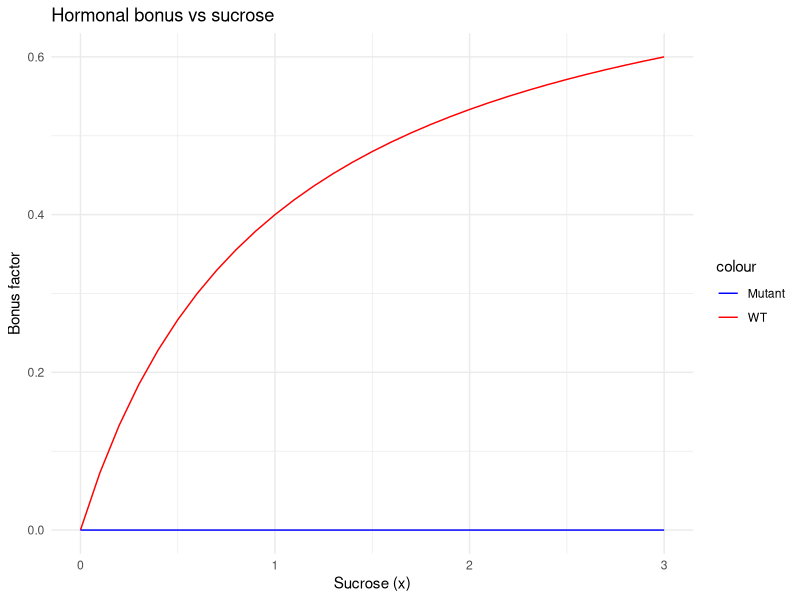
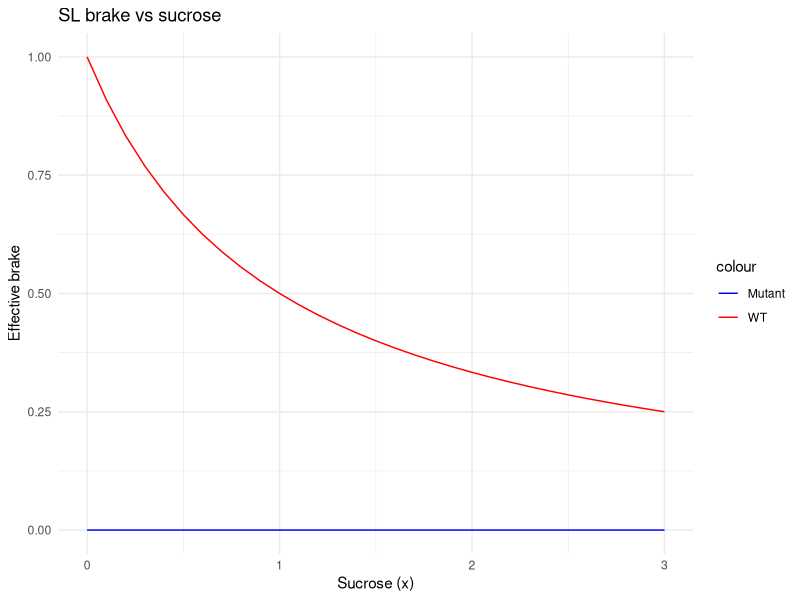

These charts were generated, in order, by the following R code:
## ---- chunk 1
#| label: fig-terms
#| echo: false
#| fig-cap: "Sucrose-dependent components for WT vs SL mutant"
library(ggplot2)

SUC <- seq(0,3,0.1)
b <- 0.8
I_wt <- 1
I_mut <- 0

bonus_wt <- b*I_wt*SUC/(1+SUC)
bonus_mut <- b*I_mut*SUC/(1+SUC)
brake_wt <- I_wt*(1 - SUC/(1+SUC))
brake_mut <- I_mut*(1 - SUC/(1+SUC))

df <- data.frame(
  SUC,
  Bonus_WT=bonus_wt,
  Bonus_Mutant=bonus_mut,
  Brake_WT=brake_wt,
  Brake_Mutant=brake_mut
)

p1 <- ggplot(df) +
  geom_line(aes(SUC, Bonus_WT, color="WT")) +
  geom_line(aes(SUC, Bonus_Mutant, color="Mutant")) +
  labs(title="Hormonal bonus vs sucrose",
       y="Bonus factor", x="Sucrose (x)") +
  scale_color_manual(values=c("blue","red")) +
  theme_minimal()

p2 <- ggplot(df) +
  geom_line(aes(SUC, Brake_WT, color="WT")) +
  geom_line(aes(SUC, Brake_Mutant, color="Mutant")) +
  labs(title="SL brake vs sucrose",
       y="Effective brake", x="Sucrose (x)") +
  scale_color_manual(values=c("blue","red")) +
  theme_minimal()

p1; p2
